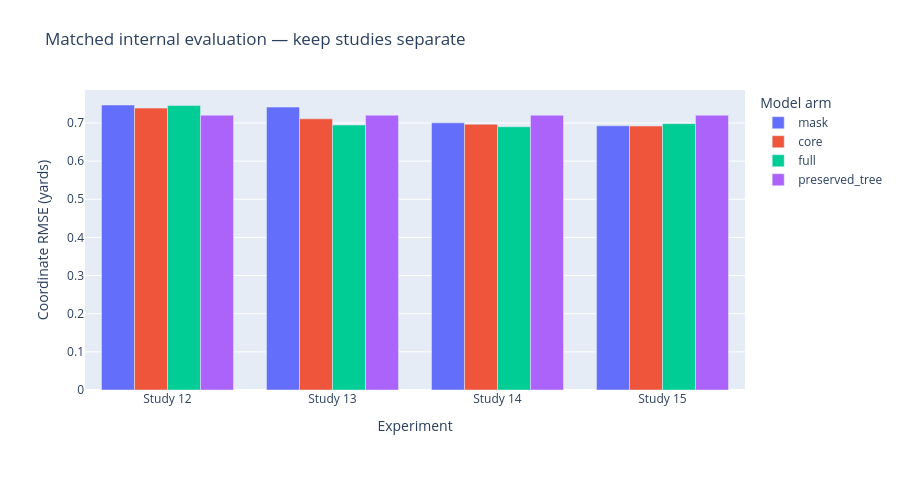

Notebook cell for this chart:
### Markdown cell above
## 1. Recent matched studies

Separate arms are shown within each experiment. These are not a trajectory of leaderboard improvements. Models, availability controls, and earlier inspected data can differ across studies.

### Code cell
recent = [s for s in S if s.get('round') in (12,13,14,15) and s.get('metrics')]
fig = go.Figure()
for arm in ('mask','core','full','preserved_tree'):
    xs,ys = [],[]
    for s in recent:
        m = s['metrics'].get(arm)
        if isinstance(m,dict) and 'rmse' in m:
            xs.append('Study '+str(s['round']));ys.append(m['rmse'])
    if xs:fig.add_bar(name=arm,x=xs,y=ys)
show(style(fig,'Matched internal evaluation — keep studies separate','Experiment','Coordinate RMSE (yards)'))

### Figure 1 — Plotly figure (JSON) as saved in the notebook; plotly's stock layout.template omitted (floating-point values rounded to 4 significant figures)
{"data": [{"name": "mask", "x": ["Study 12", "Study 13", "Study 14", "Study 15"], "y": [0.7472, 0.7416, 0.7005, 0.6927], "type": "bar"}, {"name": "core", "x": ["Study 12", "Study 13", "Study 14", "Study 15"], "y": [0.739, 0.7109, 0.6967, 0.6921], "type": "bar"}, {"name": "full", "x": ["Study 12", "Study 13", "Study 14", "Study 15"], "y": [0.7457, 0.6947, 0.6902, 0.6982], "type": "bar"}, {"name": "preserved_tree", "x": ["Study 12", "Study 13", "Study 14", "Study 15"], "y": [0.7204, 0.7204, 0.7204, 0.7204], "type": "bar"}], "layout": {"margin": {"l": 85, "r": 35, "t": 90, "b": 100}, "legend": {"title": {"text": "Model arm"}}, "title": {"text": "Matched internal evaluation — keep studies separate"}, "xaxis": {"title": {"text": "Experiment"}}, "yaxis": {"title": {"text": "Coordinate RMSE (yards)"}}, "height": 490}}
